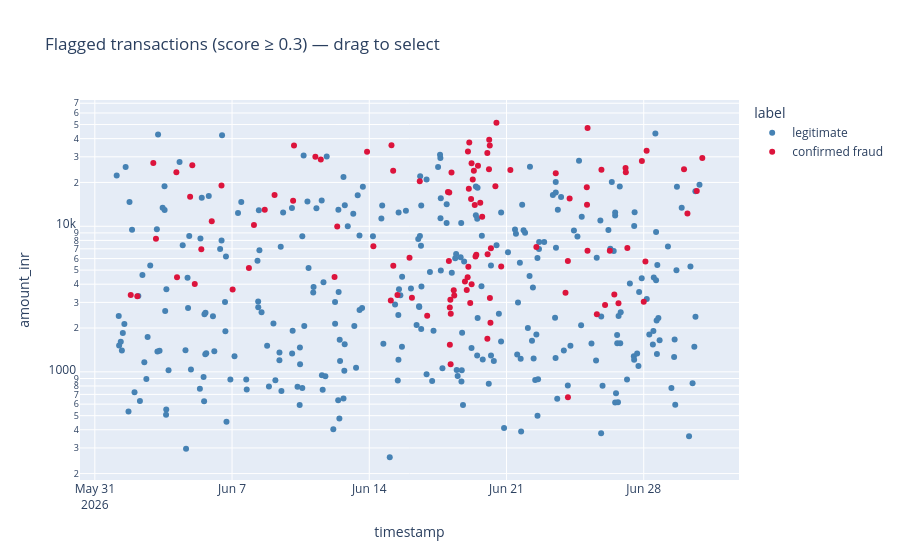
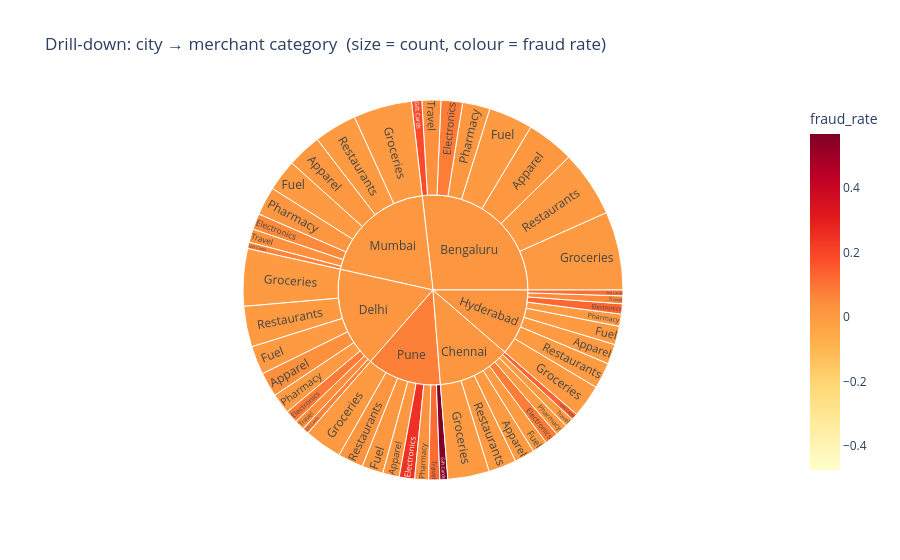

Notebook code for these charts, in order:
### Markdown cell above
## Task 5 — An Interactive Tool for the Investigators (Request #5)

**Real-world usage:** Investigators triage flagged cases themselves with zoom, filter and hover-for-details.

**Why this technique:** **Details-on-demand / tooltips** (Slides 22–23), **dynamic queries** (Slide 15) and **drill-down**
(Slide 24) — Shneiderman's mantra as an actual tool.

**TODO:**
1. Interactive scatter (plotly) of all transactions with `detector_score >= 0.3`: x = timestamp, y = amount (log),
   colour = `label`, with a tooltip showing txn_id, customer, city, category, distance and score. Set `dragmode="select"`.
2. Interactive **sunburst** for drill-down: city → merchant category, sized by transaction count, coloured by fraud rate.

### Code cell
import plotly.express as px
import plotly.graph_objects as go

# TODO 1 – interactive scatter for flagged transactions
flagged = tx[tx["detector_score"] >= 0.3].copy()
flagged["log_amount"] = flagged["amount_inr"].clip(lower=1).apply(lambda x: x)  # keep raw; log_y=True below

fig_scatter = px.scatter(
    flagged, x="timestamp", y="amount_inr",
    color="label",
    color_discrete_map={"confirmed fraud": "crimson", "legitimate": "steelblue"},
    log_y=True,
    hover_data={"txn_id": True, "customer_id": True, "city": True,
                "merchant_category": True, "distance_from_home_km": True,
                "detector_score": True},
    title="Flagged transactions (score ≥ 0.3) — drag to select",
)
fig_scatter.update_layout(dragmode="select")
fig_scatter.show()

# TODO 2 – sunburst: city → merchant category, sized by count, coloured by fraud rate
sb_data = (
    tx.groupby(["city", "merchant_category"])
      .agg(count=("is_fraud", "size"), fraud_rate=("is_fraud", "mean"))
      .reset_index()
)
fig_sb = px.sunburst(
    sb_data,
    path=["city", "merchant_category"],
    values="count",
    color="fraud_rate",
    color_continuous_scale="YlOrRd",
    color_continuous_midpoint=sb_data["fraud_rate"].mean(),
    title="Drill-down: city → merchant category  (size = count, colour = fraud rate)",
)
fig_sb.show()

### Figure 1 — Plotly figure (JSON) as saved in the notebook; plotly's stock layout.template omitted (floating-point values rounded to 4 significant figures; data arrays with more than 128 entries replaced by an {"elided": "..."} marker saying what was removed)
{"data": [{"customdata": {"elided": "297x6 mixed values"}, "hovertemplate": "label=legitimate<br>timestamp=%{x}<br>amount_inr=%{y}<br>txn_id=%{customdata[0]}<br>customer_id=%{customdata[1]}<br>city=%{customdata[2]}<br>merchant_category=%{customdata[3]}<br>distance_from_home_km=%{customdata[4]}<br>detector_score=%{customdata[5]}<extra></extra>", "legendgroup": "legitimate", "marker": {"color": "steelblue", "symbol": "circle"}, "mode": "markers", "name": "legitimate", "orientation": "v", "showlegend": true, "type": "scatter", "x": {"elided": "297 str values"}, "xaxis": "x", "y": {"elided": "297 float values"}, "yaxis": "y"}, {"customdata": {"elided": "104x6 mixed values"}, "hovertemplate": "label=confirmed fraud<br>timestamp=%{x}<br>amount_inr=%{y}<br>txn_id=%{customdata[0]}<br>customer_id=%{customdata[1]}<br>city=%{customdata[2]}<br>merchant_category=%{customdata[3]}<br>distance_from_home_km=%{customdata[4]}<br>detector_score=%{customdata[5]}<extra></extra>", "legendgroup": "confirmed fraud", "marker": {"color": "crimson", "symbol": "circle"}, "mode": "markers", "name": "confirmed fraud", "orientation": "v", "showlegend": true, "type": "scatter", "x": ["2026-06-01T19:58:00.000000", "2026-06-02T04:00:00.000000", "2026-06-02T23:35:00.000000", "2026-06-03T02:50:00.000000", "2026-06-04T03:50:00.000000", "2026-06-04T04:37:00.000000", "2026-06-04T20:39:00.000000", "2026-06-04T23:20:00.000000", "2026-06-05T02:20:00.000000", "2026-06-05T10:21:00.000000", "2026-06-05T23:08:00.000000", "2026-06-06T11:04:00.000000", "2026-06-07T00:43:00.000000", "2026-06-07T20:38:00.000000", "2026-06-08T02:48:00.000000", "2026-06-08T16:02:00.000000", "2026-06-09T04:02:00.000000", "2026-06-10T02:44:00.000000", "2026-06-10T03:50:00.000000", "2026-06-11T06:01:00.000000", "2026-06-11T12:38:00.000000", "2026-06-12T05:28:00.000000", "2026-06-12T08:46:00.000000", "2026-06-13T21:16:00.000000", "2026-06-14T05:02:00.000000", "2026-06-15T02:22:00.000000", "2026-06-15T03:10:00.000000", "2026-06-15T05:24:00.000000", "2026-06-15T05:14:00.000000", "2026-06-15T10:29:00.000000", "2026-06-16T01:16:00.000000", "2026-06-16T04:13:00.000000", "2026-06-16T13:50:00.000000", "2026-06-16T22:54:00.000000", "2026-06-18T00:19:00.000000", "2026-06-18T01:55:00.000000", "2026-06-18T01:28:00.000000", "2026-06-18T02:37:00.000000", "2026-06-18T02:40:00.000000", "2026-06-18T03:45:00.000000", "2026-06-18T03:16:00.000000", "2026-06-18T03:36:00.000000", "2026-06-18T04:39:00.000000", "2026-06-18T07:24:00.000000", "2026-06-18T08:02:00.000000", "2026-06-18T21:07:00.000000", "2026-06-18T23:20:00.000000", "2026-06-19T00:47:00.000000", "2026-06-19T00:25:00.000000", "2026-06-19T01:53:00.000000", "2026-06-19T01:19:00.000000", "2026-06-19T02:26:00.000000", "2026-06-19T03:35:00.000000", "2026-06-19T04:38:00.000000", "2026-06-19T05:17:00.000000", "2026-06-19T05:13:00.000000", "2026-06-19T06:41:00.000000", "2026-06-19T08:02:00.000000", "2026-06-19T09:08:00.000000", "2026-06-19T10:04:00.000000", "2026-06-19T11:01:00.000000", "2026-06-19T13:04:00.000000", "2026-06-19T15:52:00.000000", "2026-06-19T18:14:00.000000", "2026-06-20T00:35:00.000000", "2026-06-20T00:32:00.000000", "2026-06-20T00:53:00.000000", "2026-06-20T02:33:00.000000", "2026-06-20T02:49:00.000000", "2026-06-20T03:41:00.000000", "2026-06-20T03:32:00.000000", "2026-06-20T04:21:00.000000", "2026-06-20T04:55:00.000000", "2026-06-20T10:24:00.000000", "2026-06-20T11:41:00.000000", "2026-06-20T17:29:00.000000", "2026-06-21T04:44:00.000000", "2026-06-22T12:34:00.000000", "2026-06-23T12:18:00.000000", "2026-06-24T00:14:00.000000", "2026-06-24T03:13:00.000000", "2026-06-24T03:09:00.000000", "2026-06-24T05:16:00.000000", "2026-06-25T02:18:00.000000", "2026-06-25T02:35:00.000000", "2026-06-25T03:16:00.000000", "2026-06-25T03:10:00.000000", "2026-06-25T14:37:00.000000", "2026-06-25T20:14:00.000000", "2026-06-26T00:41:00.000000", "2026-06-26T06:30:00.000000", "2026-06-26T11:59:00.000000", "2026-06-26T17:05:00.000000", "2026-06-27T01:45:00.000000", "2026-06-27T02:06:00.000000", "2026-06-27T03:57:00.000000", "2026-06-27T21:46:00.000000", "2026-06-28T00:02:00.000000", "2026-06-28T02:05:00.000000", "2026-06-28T03:32:00.000000", "2026-06-30T01:21:00.000000", "2026-06-30T05:32:00.000000", "2026-06-30T16:57:00.000000", "2026-06-30T23:43:00.000000"], "xaxis": "x", "y": [3369.0, 3309.0, 27170.0, 8198.0, 23460.0, 4462.0, 15920.0, 26220.0, 4015.0, 6960.0, 10830.0, 19060.0, 3682.0, 5160.0, 10220.0, 12970.0, 16400.0, 14980.0, 35900.0, 30060.0, 28720.0, 4474.0, 9949.0, 32550.0, 7277.0, 3087.0, 36030.0, 5347.0, 24060.0, 3368.0, 6090.0, 3227.0, 20360.0, 2430.0, 17180.0, 17050.0, 5772.0, 2771.0, 1535.0, 2505.0, 3126.0, 1126.0, 23420.0, 3630.0, 3339.0, 4182.0, 3649.0, 32690.0, 4465.0, 18120.0, 5278.0, 37680.0, 2976.0, 15420.0, 3996.0, 27060.0, 20980.0, 24100.0, 14010.0, 6209.0, 6379.0, 26010.0, 14520.0, 11610.0, 1689.0, 31880.0, 6432.0, 24600.0, 39340.0, 3214.0, 35840.0, 2172.0, 7066.0, 18840.0, 51420.0, 5302.0, 24350.0, 7206.0, 23100.0, 3488.0, 669.0, 5780.0, 15530.0, 18560.0, 14060.0, 47260.0, 6795.0, 2487.0, 24490.0, 2877.0, 6783.0, 3393.0, 2957.0, 25150.0, 23470.0, 7094.0, 28090.0, 3029.0, 5717.0, 33020.0, 24690.0, 12260.0, 17500.0, 29450.0], "yaxis": "y"}], "layout": {"dragmode": "select", "legend": {"title": {"text": "label"}, "tracegroupgap": 0}, "title": {"text": "Flagged transactions (score ≥ 0.3) — drag to select"}, "xaxis": {"anchor": "y", "domain": [0.0, 1.0], "title": {"text": "timestamp"}}, "yaxis": {"anchor": "x", "domain": [0.0, 1.0], "title": {"text": "amount_inr"}, "type": "log"}}}

### Figure 2 — Plotly figure (JSON) as saved in the notebook; plotly's stock layout.template omitted (floating-point values rounded to 4 significant figures)
{"data": [{"branchvalues": "total", "customdata": [[0.008929], [0.07921], [0.0], [0.1875], [0.00271], [0.007752], [0.0], [0.03371], [0.0], [0.07937], [0.0], [0.1333], [0.0], [0.0], [0.0], [0.0], [0.03478], [0.08333], [0.0], [0.06667], [0.0], [0.0], [0.0], [0.04255], [0.0], [0.125], [0.0], [0.1111], [0.0], [0.0], [0.0], [0.05405], [0.01242], [0.05333], [0.0], [0.06667], [0.0], [0.01493], [0.0], [0.03175], [0.01282], [0.25], [0.01], [0.5676], [0.0], [0.03077], [0.01681], [0.1154], [0.01622], [0.01316], [0.0138], [0.01754], [0.01104], [0.07286]], "domain": {"x": [0.0, 1.0], "y": [0.0, 1.0]}, "hovertemplate": "labels=%{label}<br>count=%{value}<br>parent=%{parent}<br>id=%{id}<br>fraud_rate=%{color}<extra></extra>", "ids": ["Bengaluru/Apparel", "Bengaluru/Electronics", "Bengaluru/Fuel", "Bengaluru/Gift Cards", "Bengaluru/Groceries", "Bengaluru/Pharmacy", "Bengaluru/Restaurants", "Bengaluru/Travel", "Chennai/Apparel", "Chennai/Electronics", "Chennai/Fuel", "Chennai/Gift Cards", "Chennai/Groceries", "Chennai/Pharmacy", "Chennai/Restaurants", "Chennai/Travel", "Delhi/Apparel", "Delhi/Electronics", "Delhi/Fuel", "Delhi/Gift Cards", "Delhi/Groceries", "Delhi/Pharmacy", "Delhi/Restaurants", "Delhi/Travel", "Hyderabad/Apparel", "Hyderabad/Electronics", "Hyderabad/Fuel", "Hyderabad/Gift Cards", "Hyderabad/Groceries", "Hyderabad/Pharmacy", "Hyderabad/Restaurants", "Hyderabad/Travel", "Mumbai/Apparel", "Mumbai/Electronics", "Mumbai/Fuel", "Mumbai/Gift Cards", "Mumbai/Groceries", "Mumbai/Pharmacy", "Mumbai/Restaurants", "Mumbai/Travel", "Pune/Apparel", "Pune/Electronics", "Pune/Fuel", "Pune/Gift Cards", "Pune/Groceries", "Pune/Pharmacy", "Pune/Restaurants", "Pune/Travel", "Bengaluru", "Chennai", "Delhi", "Hyderabad", "Mumbai", "Pune"], "labels": ["Apparel", "Electronics", "Fuel", "Gift Cards", "Groceries", "Pharmacy", "Restaurants", "Travel", "Apparel", "Electronics", "Fuel", "Gift Cards", "Groceries", "Pharmacy", "Restaurants", "Travel", "Apparel", "Electronics", "Fuel", "Gift Cards", "Groceries", "Pharmacy", "Restaurants", "Travel", "Apparel", "Electronics", "Fuel", "Gift Cards", "Groceries", "Pharmacy", "Restaurants", "Travel", "Apparel", "Electronics", "Fuel", "Gift Cards", "Groceries", "Pharmacy", "Restaurants", "Travel", "Apparel", "Electronics", "Fuel", "Gift Cards", "Groceries", "Pharmacy", "Restaurants", "Travel", "Bengaluru", "Chennai", "Delhi", "Hyderabad", "Mumbai", "Pune"], "marker": {"coloraxis": "coloraxis", "colors": [0.008929, 0.07921, 0.0, 0.1875, 0.00271, 0.007752, 0.0, 0.03371, 0.0, 0.07937, 0.0, 0.1333, 0.0, 0.0, 0.0, 0.0, 0.03478, 0.08333, 0.0, 0.06667, 0.0, 0.0, 0.0, 0.04255, 0.0, 0.125, 0.0, 0.1111, 0.0, 0.0, 0.0, 0.05405, 0.01242, 0.05333, 0.0, 0.06667, 0.0, 0.01493, 0.0, 0.03175, 0.01282, 0.25, 0.01, 0.5676, 0.0, 0.03077, 0.01681, 0.1154, 0.01622, 0.01316, 0.0138, 0.01754, 0.01104, 0.07286]}, "name": "", "parents": ["Bengaluru", "Bengaluru", "Bengaluru", "Bengaluru", "Bengaluru", "Bengaluru", "Bengaluru", "Bengaluru", "Chennai", "Chennai", "Chennai", "Chennai", "Chennai", "Chennai", "Chennai", "Chennai", "Delhi", "Delhi", "Delhi", "Delhi", "Delhi", "Delhi", "Delhi", "Delhi", "Hyderabad", "Hyderabad", "Hyderabad", "Hyderabad", "Hyderabad", "Hyderabad", "Hyderabad", "Hyderabad", "Mumbai", "Mumbai", "Mumbai", "Mumbai", "Mumbai", "Mumbai", "Mumbai", "Mumbai", "Pune", "Pune", "Pune", "Pune", "Pune", "Pune", "Pune", "Pune", "", "", "", "", "", ""], "type": "sunburst", "values": [224.0, 101.0, 208.0, 48.0, 369.0, 129.0, 312.0, 89.0, 95.0, 63.0, 71.0, 30.0, 195.0, 57.0, 131.0, 42.0, 115.0, 60.0, 134.0, 30.0, 269.0, 96.0, 191.0, 47.0, 94.0, 48.0, 87.0, 27.0, 155.0, 57.0, 122.0, 37.0, 161.0, 75.0, 148.0, 30.0, 275.0, 134.0, 201.0, 63.0, 78.0, 72.0, 100.0, 37.0, 177.0, 65.0, 119.0, 52.0, 1480.0, 684.0, 942.0, 627.0, 1087.0, 700.0]}], "layout": {"coloraxis": {"autocolorscale": false, "cmid": 0.04651, "colorbar": {"title": {"text": "fraud_rate"}}, "colorscale": [[0.0, "rgb(255,255,204)"], [0.125, "rgb(255,237,160)"], [0.25, "rgb(254,217,118)"], [0.375, "rgb(254,178,76)"], [0.5, "rgb(253,141,60)"], [0.625, "rgb(252,78,42)"], [0.75, "rgb(227,26,28)"], [0.875, "rgb(189,0,38)"], [1.0, "rgb(128,0,38)"]]}, "legend": {"tracegroupgap": 0}, "title": {"text": "Drill-down: city → merchant category  (size = count, colour = fraud rate)"}}}
